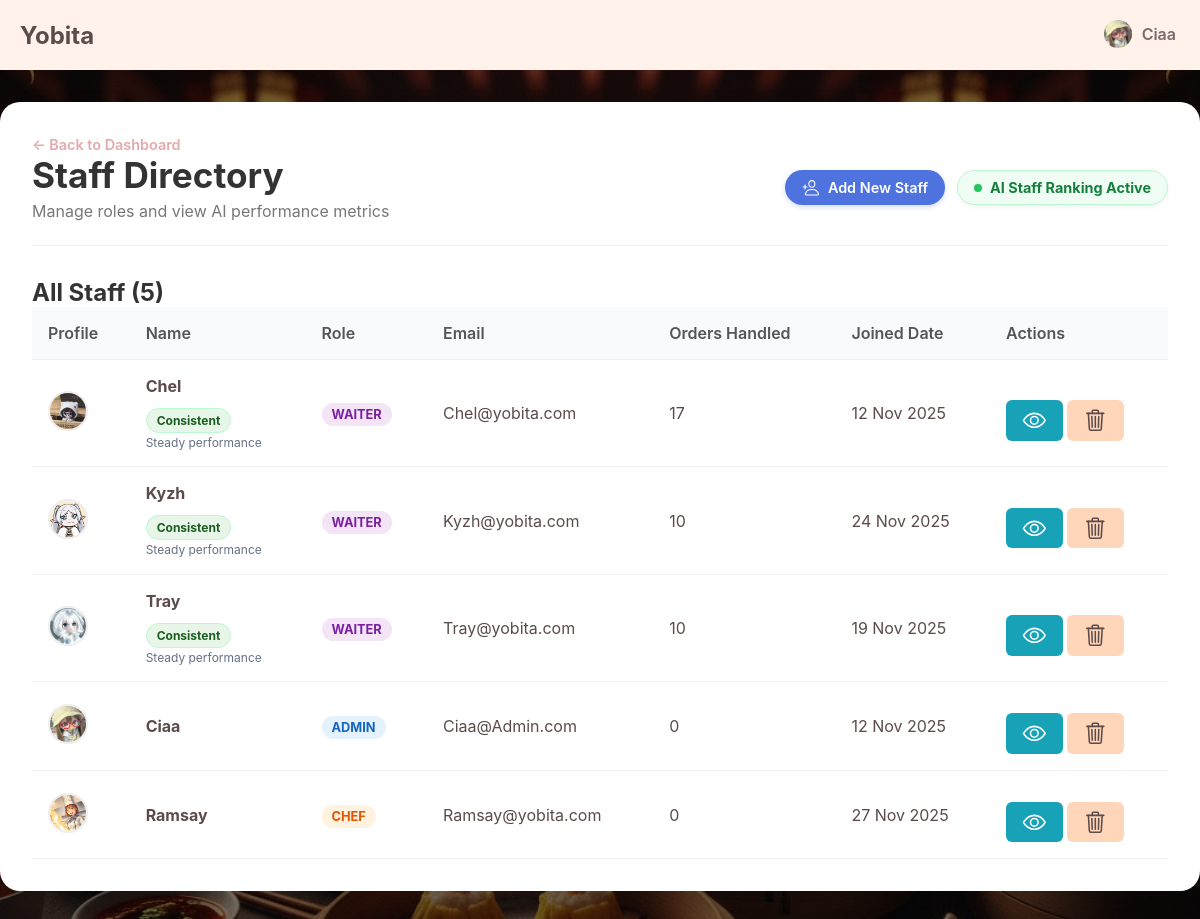
/admin/manageStaff.php (signed in), run on an earlier commit of the app's database.
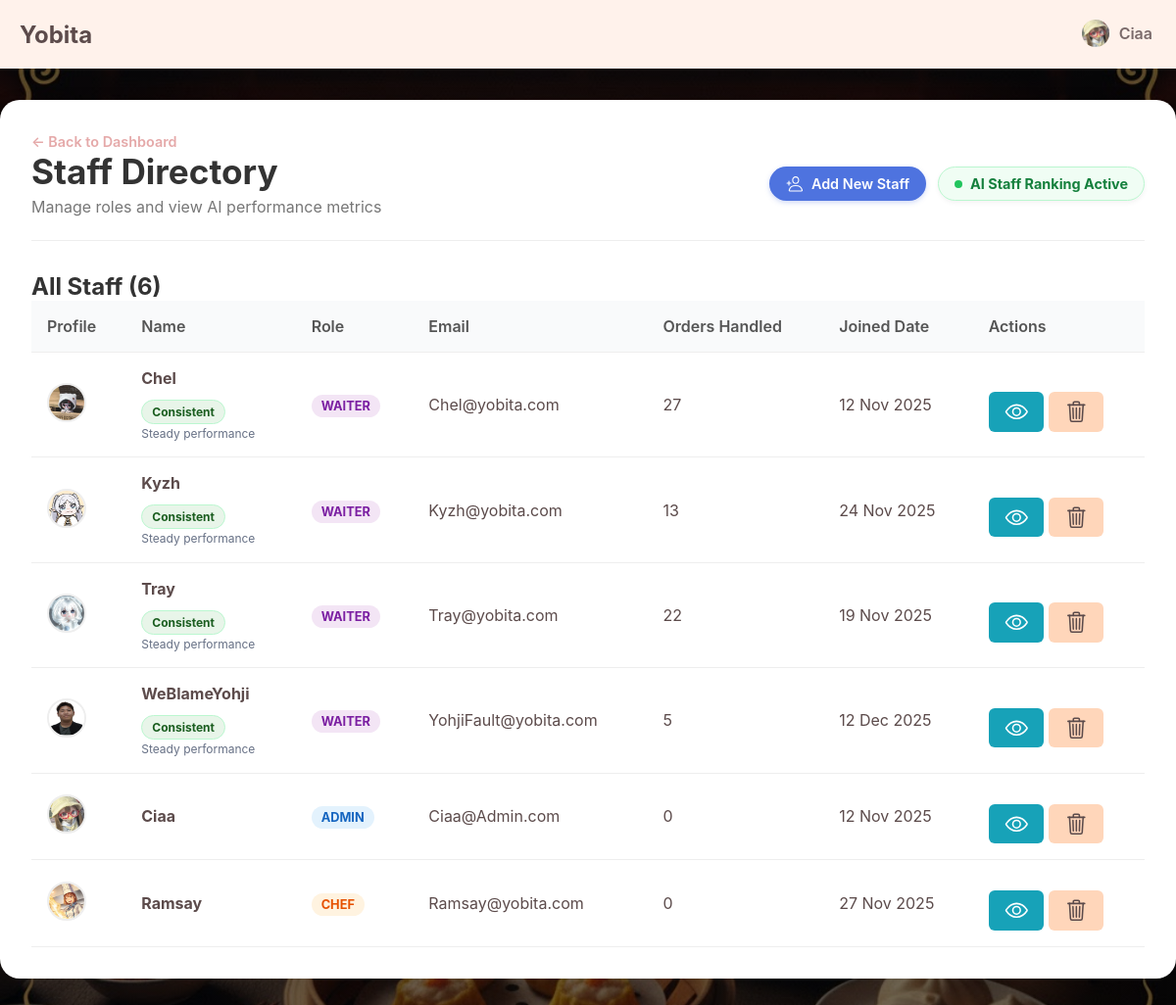
And on a later commit of the database.
### tables this page shows
CREATE TABLE `staffs` (
  `id` int(10) UNSIGNED NOT NULL,
  `username` varchar(50) NOT NULL,
  `email` varchar(255) NOT NULL,
  `password` varchar(255) NOT NULL,
  `role` enum('waiter','admin','chef') NOT NULL DEFAULT 'waiter',
  `profile_picture` varchar(255) DEFAULT NULL,
  `created_at` timestamp NOT NULL DEFAULT current_timestamp()
);

### admin/manageStaff.php (the view, shortened to what this page needs)
<?php
require_once '../connection.php';
$pageTitle = "Manage Staff";
$basePath = "../";
include '../_header.php';
try {
    $sql = "SELECT
                u.id, u.username, u.email, u.role, u.profile_picture, u.created_at,
                COUNT(o.id) as orders_handled,
                COALESCE(SUM(o.total_amount), 0) as total_revenue,
                MAX(o.created_at) as last_active
            FROM staffs u
            LEFT JOIN orders o ON u.id = o.user_id
            GROUP BY u.id
            ORDER BY u.role ASC, u.username ASC";
    $stmt = $pdo->query($sql);
    $waiter_members = $stmt->fetchAll();
} catch (PDOException $e) {
    $waiter_members = [];
}
?>
<link rel="stylesheet" href="<?php echo $basePath; ?>css/viewOrders.css">
<link rel="stylesheet" href="<?php echo $basePath; ?>css/manageStaff.css">
<main class="main-wrapper">
    <div class="admin-container">
        <a href="dashboard.php" class="back-link">← Back to Dashboard</a>
        <div class="page-header">
            <div>
                <h1>Staff Directory</h1>
                <p style="color:#777; margin:5px 0 0 0;">Manage roles and view AI performance metrics</p>
            </div>
            <div class="header-actions">
                <a href="addStaff.php" class="add-staff-btn">
                    <ion-icon name="person-add-outline"></ion-icon>
                    Add New Staff
                </a>
                <div class="ai-status-badge">
                    <span class="pulse-dot"></span>
                    AI Staff Ranking Active
                </div>
            </div>
        </div>
        <div class="orders-list-section">
            <h2 class="section-title">All Staff (<?php echo count($waiter_members); ?>)</h2>
            <div class="table-responsive">
                <table>
                    <thead>
                        <tr>
                            <th>Profile</th>
                            <th>Name</th>
                            <th>Role</th>
                            <th>Email</th>
                            <th>Orders Handled</th>
                            <th>Joined Date</th>
                            <th>Actions</th>
                        </tr>
                    </thead>
                    <tbody>
                        <?php foreach ($waiter_members as $waiter): ?>
                            <tr>
                                <td data-label="Profile">
                                    <img src="<?php echo $waiter['profile_picture'] ? $basePath . $waiter['profile_picture'] : $basePath.'uploads/Default_pfp.png'; ?>"
                                         alt="pfp" class="table-pfp">
                                </td>
                                <td data-label="Name">
                                    <strong><?php echo htmlspecialchars($waiter['username']); ?></strong>
                                    <?php if (!empty($waiter['ai_badge'])): ?>
                                        <div class="ai-badge-container">
                                            <span class="ai-badge">
                                                <?php echo htmlspecialchars($waiter['ai_badge']); ?>
                                            </span>
                                            <span class="ai-badge-reason">
                                                <?php echo htmlspecialchars($waiter['ai_badge_reason']); ?>
                                            </span>
                                        </div>
                                    <?php endif; ?>
                                </td>
                                <td data-label="Role">
                                    <span class="role-badge role-<?php echo $waiter['role']; ?>">
                                        <?php echo ucfirst($waiter['role']); ?>
                                    </span>
                                </td>
                                <td data-label="Email"><?php echo htmlspecialchars($waiter['email']); ?></td>
                                <td data-label="Orders Handled"><?php echo $waiter['orders_handled']; ?></td>
                                <td data-label="Joined"><?php echo date("d M Y", strtotime($waiter['created_at'])); ?></td>
                                <td class="actions-cell" data-label="Actions">
                                    <div class="action-buttons-group">
                                        <a href="staffDetail.php?id=<?php echo $waiter['id']; ?>" class="action-btn view-btn" title="View Details">
                                            <ion-icon name="eye-outline"></ion-icon>
                                        </a>
                                        <form method="POST" onsubmit="return confirm('Are you sure you want to delete this staff member? This cannot be undone.');" style="display:inline;">
                                            <button type="submit" class="action-btn delete-btn" title="Delete Staff">
                                                <ion-icon name="trash-outline"></ion-icon>
                                            </button>
                                        </form>
                                    </div>
                                </td>
                            </tr>
                        <?php endforeach; ?>
                    </tbody>
                </table>
            </div>
        </div>
    </div>
</main>

### _header.php (shortened to what this page needs)
<!DOCTYPE html>
<html lang="en">
<head>
    <link rel="stylesheet" href="<?php echo $basePath; ?>css/index.css">
    <header class="main-header">
        <div class="header-content">
            <a href="<?php echo $basePath; ?>" class="logo">Yobita</a>
            <nav class="main-nav">
                <ul>
                    <?php if (isset($_SESSION['user_id'])) : ?>
                        <li class="profile-nav-item">
                            <a href="<?php echo $basePath; ?>profile.php" class="profile-link <?php echo ($pageTitle === 'Profile') ? 'active' : ''; ?>">
                                <img src="<?php echo $basePath . htmlspecialchars($_SESSION['profile_picture']); ?>" alt="Profile" class="nav-profile-pic">
                                <span><?php echo htmlspecialchars($_SESSION['username']); ?></span>
                            </a>
                        </li>
                    <?php endif; ?>
                </ul>
            </nav>
        </div>
    </header>
    <link href="https://cdnjs.cloudflare.com/ajax/libs/cropperjs/1.5.13/cropper.min.css" rel="stylesheet"/>
</head>
<body>

### css/index.css (style rules this page uses)
:root { --primary: #FFDCDC; --second: #FFF2EB; --third: #ffffff; --fourth: #FFD6BA; --text-dark: #5C4B4B; --text-light: #7a6a6a; --border-color: #EAE0DA; --accent-dark: #E5A9A9; --notification: #FF3B3B; }
* { box-sizing: border-box; margin: 0; padding: 0; }
body { font-family: -apple-system, BlinkMacSystemFont, "Segoe UI", Roboto, Helvetica, Arial, sans-serif; background-color: var(--second); color: var(--text-dark); background: linear-gradient(rgba(0, 0, 0, 0.5), rgba(0, 0, 0, 0.5)), url(../image/Background.jpg) !important; background-size: cover !important; background-position: center !important; background-repeat: no-repeat !important; background-attachment: fixed !important; }
.main-header { background-color: var(--second); position: fixed; top: 0; left: 0; width: 100%; z-index: 100; }
.header-content { max-width: 1200px; margin: 0 auto; padding: 0 20px; height: 70px; display: flex; justify-content: space-between; align-items: center; }
.logo { font-size: 1.5rem; font-weight: bold; color: var(--text-dark); text-decoration: none; }
.main-nav ul { list-style-type: none; display: flex; align-items: center; gap: 20px; }
.main-nav a { text-decoration: none; color: var(--text-light); font-weight: 600; padding: 8px 4px; border-bottom: 2px solid transparent; transition: all 0.2s; }
.main-wrapper { padding-top: 70px; padding-bottom: 100px; }
.btn, .action-btn { display: inline-flex; align-items: center; justify-content: center; gap: 10px; flex-grow: 1; padding: 18px; margin-top: 15px; background-color: var(--fourth); color: var(--text-dark); font-size: 1.1rem; font-weight: 600; border: none; border-radius: 12px; cursor: pointer; text-align: center; text-decoration: none; transition: all 0.2s; animation-delay: 0.6s; }
.action-btn ion-icon { font-size: 1.4em; }
.main-nav .dropdown, .main-nav .profile-nav-item { position: relative; }
.main-nav .profile-link { display: flex; align-items: center; gap: 8px; }
.main-nav .nav-profile-pic { width: 32px; height: 32px; border-radius: 50%; object-fit: cover; border: 2px solid transparent; }

### css/viewOrders.css (style rules this page uses)
.admin-container { max-width: 1200px; margin: 2rem auto; padding: 2rem; background-color: #fff; border-radius: 20px; box-shadow: 0 8px 25px rgba(0, 0, 0, 0.1); animation: fadeInUp 0.6s ease-out; }
body { background-color: #f8f9fa; }
.back-link { color: var(--accent-dark); text-decoration: none; font-size: 0.9rem; font-weight: 600; transition: color 0.2s; display: inline-block; }
.page-header { border-bottom: 2px solid #eee; padding-bottom: 1rem; margin-bottom: 2rem; }
.page-header h1 { color: #333; font-size: 2.5rem; margin: 0; }
.section-title { font-size: 1.5rem; color: #333; margin: 0; }
.table-responsive { overflow-x: auto; }
table { width: 100%; border-collapse: collapse; text-align: left; }
table th, table td { padding: 1rem; border-bottom: 1px solid #eee; vertical-align: middle; }
table th { background-color: #f9fafb; font-weight: 600; color: #555; }
.action-btn { padding: 0.5rem 1rem; border: none; border-radius: 6px; cursor: pointer; font-weight: 600; transition: all 0.2s ease; display: inline-flex; align-items: center; gap: 6px; text-decoration: none; }
.view-btn { background-color: #17a2b8; color: white; }

What changed in the data, as far as the page shows it:
computed for staffs "Chel": orders_handled "17" → "27"
computed for staffs "Kyzh": orders_handled "10" → "13"
computed for staffs "Tray": orders_handled "10" → "22"
added staffs: profile_picture (picture), username "WeBlameYohji", ai_badge "Consistent", ai_badge_reason "Steady performance", role "WAITER", email "YohjiFault@yobita.com", orders_handled "5", created_at "12 Dec 2025"
Also different on the page:
count($waiter_members): "5" → "6"
